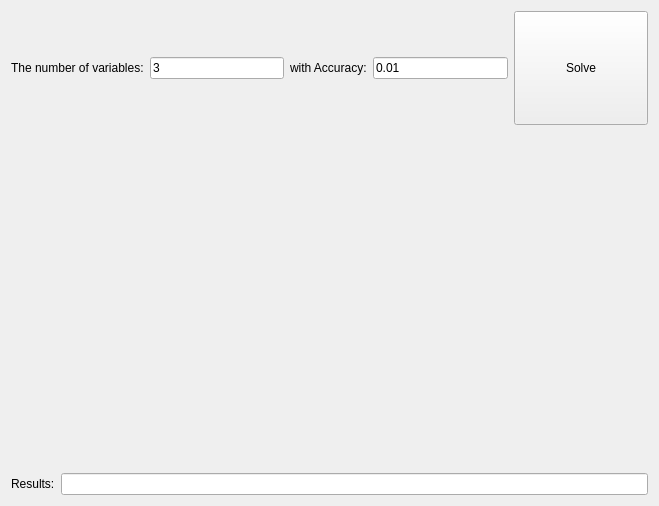
<?xml version="1.0" encoding="UTF-8"?>
<ui version="4.0">
 <class>MainWindow</class>
 <widget class="QWidget" name="MainWindow">
  <property name="geometry">
   <rect>
    <x>0</x>
    <y>0</y>
    <width>659</width>
    <height>506</height>
   </rect>
  </property>
  <property name="windowTitle">
   <string>MainWindow</string>
  </property>
  <layout class="QVBoxLayout" name="verticalLayout">
   <item>
    <layout class="QHBoxLayout" name="horizontalLayout">
     <item>
      <widget class="QLabel" name="label">
       <property name="text">
        <string>The number of variables:</string>
       </property>
      </widget>
     </item>
     <item>
      <widget class="QLineEdit" name="lineEdit">
       <property name="text">
        <string>3</string>
       </property>
      </widget>
     </item>
     <item>
      <widget class="QLabel" name="label_3">
       <property name="text">
        <string>with Accuracy:</string>
       </property>
      </widget>
     </item>
     <item>
      <widget class="QLineEdit" name="lineEdit_3">
       <property name="text">
        <string>0.01</string>
       </property>
      </widget>
     </item>
     <item>
      <widget class="QPushButton" name="pushButton">
       <property name="sizePolicy">
        <sizepolicy hsizetype="Expanding" vsizetype="Expanding">
         <horstretch>0</horstretch>
         <verstretch>0</verstretch>
        </sizepolicy>
       </property>
       <property name="text">
        <string>Solve</string>
       </property>
      </widget>
     </item>
    </layout>
   </item>
   <item>
    <spacer name="verticalSpacer_2">
     <property name="orientation">
      <enum>Qt::Vertical</enum>
     </property>
     <property name="sizeHint" stdset="0">
      <size>
       <width>20</width>
       <height>40</height>
      </size>
     </property>
    </spacer>
   </item>
   <item>
    <layout class="QHBoxLayout" name="horizontalLayout_3"/>
   </item>
   <item>
    <spacer name="verticalSpacer_3">
     <property name="orientation">
      <enum>Qt::Vertical</enum>
     </property>
     <property name="sizeHint" stdset="0">
      <size>
       <width>20</width>
       <height>40</height>
      </size>
     </property>
    </spacer>
   </item>
   <item>
    <spacer name="verticalSpacer">
     <property name="orientation">
      <enum>Qt::Vertical</enum>
     </property>
     <property name="sizeHint" stdset="0">
      <size>
       <width>20</width>
       <height>40</height>
      </size>
     </property>
    </spacer>
   </item>
   <item>
    <layout class="QHBoxLayout" name="horizontalLayout_2">
     <item>
      <widget class="QLabel" name="label_2">
       <property name="text">
        <string>Results:</string>
       </property>
      </widget>
     </item>
     <item>
      <widget class="QLineEdit" name="lineEdit_2"/>
     </item>
    </layout>
   </item>
  </layout>
 </widget>
 <layoutdefault spacing="6" margin="11"/>
 <resources/>
 <connections/>
</ui>
